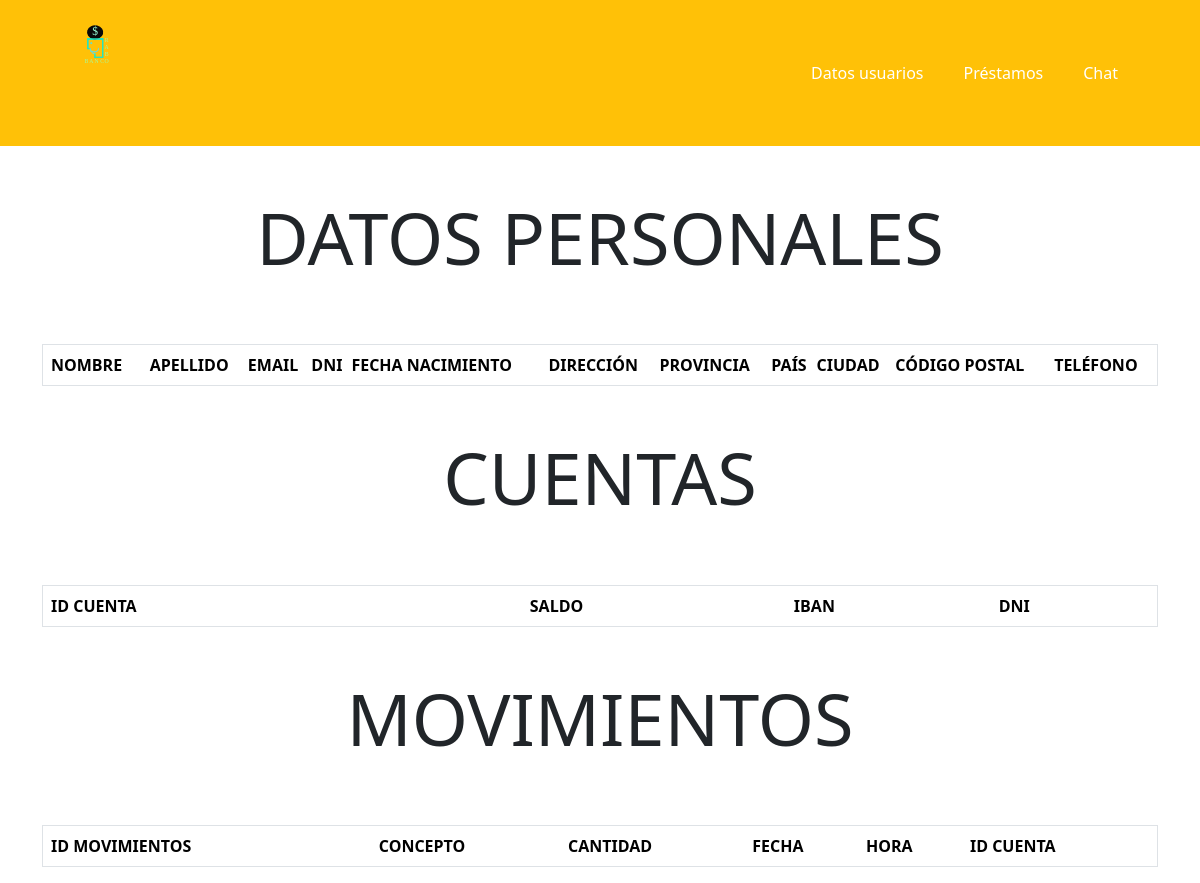
Page /paginaAdmin.php on the earlier database version.
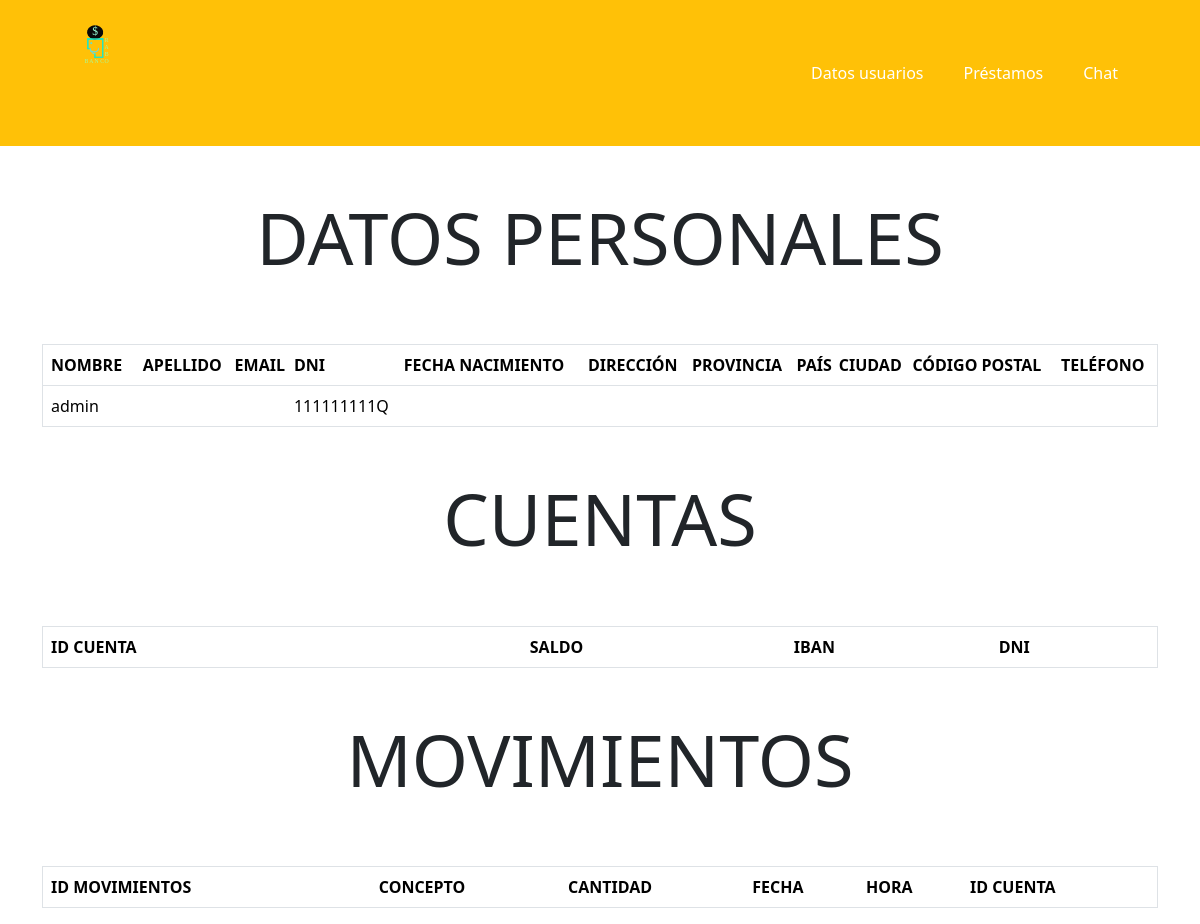
Same page on the later database version.
### tables this page shows
create table usuario(

nombre varchar(30),
apellido varchar(30),
email varchar(70),
dni varchar(15) primary key,
fecha_nac date,
direccion varchar(50),
provincia varchar(40),
pais varchar(20),
ciudad varchar(40),
codigo_postal varchar(50),
foto longblob,
contrasena varchar(190),
telefono int
);

### Consultas/datosUsuarios.php (called while the page is built, shortened)
<?php
include("conexion.php");
$consulta = "SELECT * FROM usuario";
$resultado2 = mysqli_query($conexion, $consulta) or die("Algo ha ido mal en la consulta a la base de datos");
?>

### paginaAdmin.php (the view, shortened to what this page needs)
<?php include("Consultas/datosUsuarios.php")    ?>
<!doctype html>
<html lang="en">
  <head>
    <link
      href="https://cdn.jsdelivr.net/npm/bootstrap@5.3.2/dist/css/bootstrap.min.css"
      rel="stylesheet"
    />
  </head>
  <body>
    <header class="bg-warning">
<div class="container">
    <div class="row">
        <nav class="navbar navbar-expand-lg">
            <div class="container-fluid ">
                <img src="fotos/LOGODEF.svg" alt="logo" height="130">
                <div class="collapse navbar-collapse" id="navbarSupportedContent">
                    <ul class="navbar-nav ms-auto mb-2 mb-lg-0  me-2">
                        <li class="nav-item me-4">
                            <a class="nav-link active text-white" aria-current="page" href="paginaAdmin.php">Datos usuarios
                            </a>
                        </li>
                        <li class="nav-item me-4">
                            <a class="nav-link text-white" href="prestamosAdmin.php">Préstamos</a>
                        </li>
                        <li class="nav-item me-4">
                            <a class="nav-link text-white " aria-current="page" href="chatAdmin.php" aria-expanded="false">
                                Chat
                            </a>
                        </li>
                    </ul>
                </div>
            </div>
        </nav>
    </div>
</div>
</header>
    <main>
 <header>
 <p class=" mt-5 display-2 text-center"><strong>DATOS PERSONALES</strong></p>
</header>
    <div class="container table table-hover row mx-auto ">
        <table class="mt-5 align-middle border table-responsive-sm table-responsive-lg">
            <thead class="bg-light">
                <tr>
                    <th class="p-2">NOMBRE</th>
                    <th>APELLIDO</th>
                    <th>EMAIL</th>
                    <th>DNI</th>
                    <th>FECHA NACIMIENTO</th>
                    <th>DIRECCIÓN</th>
                    <th>PROVINCIA</th>
                    <th>PAÍS</th>
                    <th>CIUDAD</th>
                    <th>CÓDIGO POSTAL</th>
                    <th>TELÉFONO</th>
                </tr>
            </thead>
            <tbody>
                <?php while ($datos = mysqli_fetch_assoc($resultado2 )) { ?>
                    <tr>
                        <td class="p-2"><?php echo $datos['nombre']; ?></td>
                        <td><?php echo $datos['apellido'] ?></td>
                        <td><?php echo $datos['email']; ?></td>
                        <td><?php echo $datos['dni']; ?></td>
                        <td><?php echo $datos['fecha_nac']; ?></td>
                        <td><?php echo $datos['direccion']; ?></td>
                        <td><?php echo $datos['provincia']; ?></td>
                        <td><?php echo $datos['pais']; ?></td>
                        <td><?php echo $datos['ciudad']; ?></td>
                        <td><?php echo $datos['codigo_postal']; ?></td>
                        <td><?php echo $datos['telefono']; ?></td>
                    </tr>
                <?php } ?>
            </tbody>
        </table>
    </div>
    <header>
 <p class=" mt-5 display-2 text-center"><strong>CUENTAS</strong></p>
</header>
    <div class="container table table-hover row mx-auto ">
        <table class="mt-5 align-middle border table-responsive-sm table-responsive-lg">
            <thead class="bg-light">
                <tr>
                    <th class="p-2">ID CUENTA</th>
                    <th>SALDO</th>
                    <th>IBAN</th>
                    <th>DNI</th>
                </tr>
            </thead>
        </table>
    </div>
    <header>
 <p class=" mt-5 display-2 text-center"><strong>MOVIMIENTOS</strong></p>
</header>
    <div class="container table table-hover row mx-auto ">
        <table class="mt-5 align-middle border table-responsive-sm table-responsive-lg">
            <thead class="bg-light">
                <tr>
                    <th class="p-2">ID MOVIMIENTOS</th>
                    <th>CONCEPTO</th>
                    <th>CANTIDAD</th>
                    <th>FECHA</th>
                    <th>HORA</th>
                    <th>ID CUENTA</th>
                </tr>
            </thead>
        </table>
    </div>
    </main>
  </body>
</html>

### Consultas/conexion.php (shortened to what this page needs)
<!DOCTYPE html>
<html lang="en">
<head>
</head>
<body>
</body>
</html>

Differences in the rows shown:
added usuario: nombre "admin", dni "111111111Q"
